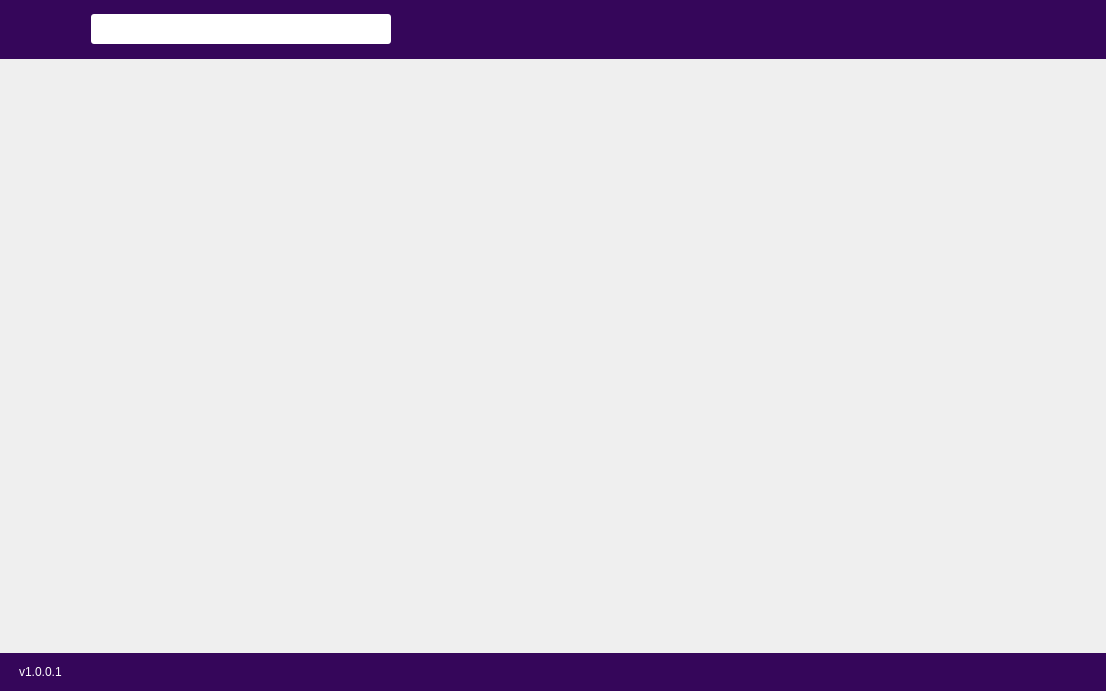
<?xml version="1.0" encoding="UTF-8"?>
<ui version="4.0">
 <class>MainWidget</class>
 <widget class="QWidget" name="MainWidget">
  <property name="geometry">
   <rect>
    <x>0</x>
    <y>0</y>
    <width>1106</width>
    <height>691</height>
   </rect>
  </property>
  <property name="windowTitle">
   <string>MainWidget</string>
  </property>
  <property name="styleSheet">
   <string notr="true">#widget_top, #widget_bottom {
	background: #35065a;
}

#label_version, #label_logo {
	color: #ffffff;
}

QPushButton {
	border: none;	
}</string>
  </property>
  <layout class="QHBoxLayout" name="horizontalLayout_3">
   <property name="spacing">
    <number>0</number>
   </property>
   <property name="leftMargin">
    <number>0</number>
   </property>
   <property name="topMargin">
    <number>0</number>
   </property>
   <property name="rightMargin">
    <number>0</number>
   </property>
   <property name="bottomMargin">
    <number>0</number>
   </property>
   <item>
    <layout class="QVBoxLayout" name="verticalLayout" stretch="2,20,1">
     <property name="spacing">
      <number>0</number>
     </property>
     <item>
      <widget class="QWidget" name="widget_top" native="true">
       <property name="styleSheet">
        <string notr="true"/>
       </property>
       <layout class="QHBoxLayout" name="horizontalLayout_2">
        <item>
         <layout class="QHBoxLayout" name="horizontalLayout">
          <property name="spacing">
           <number>0</number>
          </property>
          <property name="leftMargin">
           <number>10</number>
          </property>
          <property name="rightMargin">
           <number>10</number>
          </property>
          <item>
           <widget class="QPushButton" name="pushButton_menu">
            <property name="text">
             <string/>
            </property>
            <property name="icon">
             <iconset resource="resource.qrc">
              <normaloff>:/images/Menu_White.svg</normaloff>:/images/Menu_White.svg</iconset>
            </property>
            <property name="iconSize">
             <size>
              <width>32</width>
              <height>32</height>
             </size>
            </property>
            <property name="flat">
             <bool>true</bool>
            </property>
           </widget>
          </item>
          <item>
           <spacer name="horizontalSpacer_3">
            <property name="orientation">
             <enum>Qt::Horizontal</enum>
            </property>
            <property name="sizeType">
             <enum>QSizePolicy::Fixed</enum>
            </property>
            <property name="sizeHint" stdset="0">
             <size>
              <width>40</width>
              <height>20</height>
             </size>
            </property>
           </spacer>
          </item>
          <item>
           <widget class="QComboBox" name="comboBox">
            <property name="minimumSize">
             <size>
              <width>300</width>
              <height>30</height>
             </size>
            </property>
            <property name="styleSheet">
             <string notr="true">     QComboBox{  background-color: rgba(255, 255, 255, 1);
                 border: 5px solid rgba(143, 0, 255, 1);
                 border-radius: 3px;
                 border-width: 0; border-style:outset;
                 padding-left: 5px;
                 font-size: 18px;
                 outline:0px;
                 combobox-popup: 0;
                 color: rgba(144, 144, 144, 1);
    }

 QComboBox QAbstractItemView {
    outline: 0px solid red;
    border: 0px solid yellow;
    color: rgba(0, 0, 0, 1);
    padding-left: 0px;
    background-color: rgba(255, 255, 255, 1);
    selection-color: rgba(132, 141, 142, 1);
    selection-background-color: rgba(204, 204, 204, 1);
}

QComboBox::drop-down {
subcontrol-origin: padding;
subcontrol-position: top right;
width: 70px;
border-left-width: 0px;
border-left-color: gray;
border-left-style: solid;
border-top-right-radius: 3px;
border-bottom-right-radius: 3px;
background:transparent;
}

QComboBox::down-arrow {
	image: url(:/images/MoreButton_Purple.svg);
	background: transparent;
}

QComboBox QScrollBar::vertical{
    width:10px;
    background: rgba(255, 255, 255, 1);
    border:none;
    border-radius:1px;
}

QComboBox QScrollBar::handle::vertical{
    border-radius:1px;
    width: 10px;
    background: rgba(204, 204, 204, 1);
}

QComboBox QScrollBar::add-line::vertical{
    border:none;
}
QComboBox QScrollBar::sub-line::vertical{
    border:none;
}</string>
            </property>
           </widget>
          </item>
          <item>
           <spacer name="horizontalSpacer">
            <property name="orientation">
             <enum>Qt::Horizontal</enum>
            </property>
            <property name="sizeHint" stdset="0">
             <size>
              <width>40</width>
              <height>20</height>
             </size>
            </property>
           </spacer>
          </item>
          <item>
           <widget class="QPushButton" name="pushButton_close">
            <property name="text">
             <string/>
            </property>
            <property name="icon">
             <iconset resource="resource.qrc">
              <normaloff>:/images/WClose_White.svg</normaloff>:/images/WClose_White.svg</iconset>
            </property>
            <property name="iconSize">
             <size>
              <width>32</width>
              <height>32</height>
             </size>
            </property>
            <property name="shortcut">
             <string>Ctrl+S, Ctrl+S</string>
            </property>
            <property name="flat">
             <bool>true</bool>
            </property>
           </widget>
          </item>
         </layout>
        </item>
       </layout>
      </widget>
     </item>
     <item>
      <widget class="QWidget" name="widget_middle" native="true">
       <property name="styleSheet">
        <string notr="true"/>
       </property>
      </widget>
     </item>
     <item>
      <widget class="QWidget" name="widget_bottom" native="true">
       <property name="styleSheet">
        <string notr="true"/>
       </property>
       <layout class="QVBoxLayout" name="verticalLayout_2">
        <item>
         <layout class="QHBoxLayout" name="horizontalLayout_4">
          <property name="leftMargin">
           <number>10</number>
          </property>
          <property name="rightMargin">
           <number>10</number>
          </property>
          <item>
           <widget class="QLabel" name="label_version">
            <property name="text">
             <string>v1.0.0.1</string>
            </property>
           </widget>
          </item>
          <item>
           <spacer name="horizontalSpacer_2">
            <property name="orientation">
             <enum>Qt::Horizontal</enum>
            </property>
            <property name="sizeHint" stdset="0">
             <size>
              <width>40</width>
              <height>20</height>
             </size>
            </property>
           </spacer>
          </item>
          <item>
           <widget class="QLabel" name="label_logo">
            <property name="text">
             <string/>
            </property>
            <property name="pixmap">
             <pixmap resource="resource.qrc">:/images/Normal_FDLogo.png</pixmap>
            </property>
           </widget>
          </item>
         </layout>
        </item>
       </layout>
      </widget>
     </item>
    </layout>
   </item>
  </layout>
 </widget>
 <resources>
  <include location="resource.qrc"/>
 </resources>
 <connections/>
</ui>
